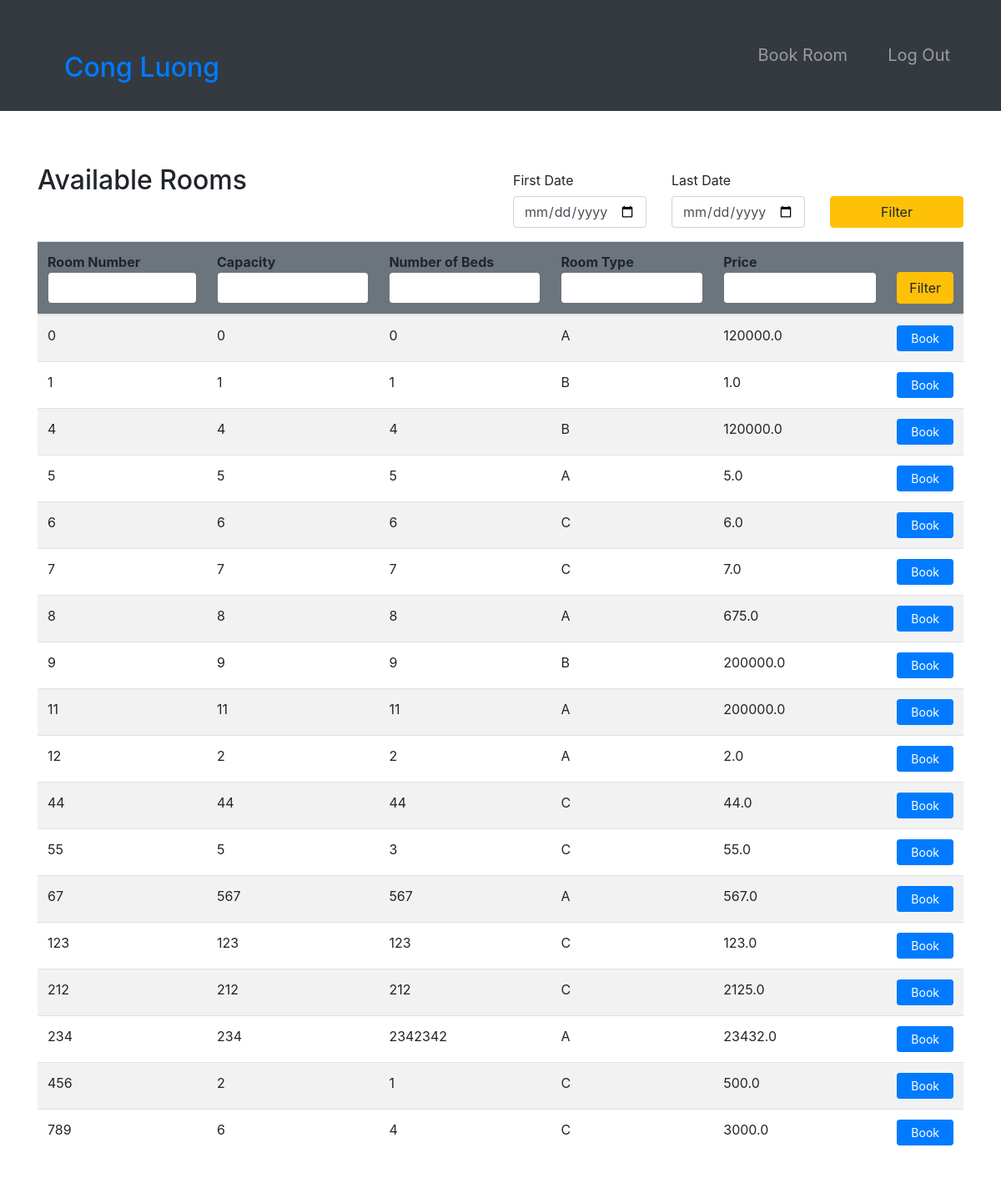
Screenshot of /rooms/ (signed in) with the database file from the repository.
### room/models.py (models this page shows)
class Room(models.Model):
    ROOM_TYPES = (
        ('A', 'A'),
        ('B', 'B'),
        ('C', 'C'),
    )
    number = models.IntegerField(primary_key=True)
    capacity = models.SmallIntegerField()
    numberOfBeds = models.SmallIntegerField()
    roomType = models.CharField(max_length=20, choices=ROOM_TYPES)
    price = models.FloatField()
    statusStartDate = models.DateField(null=True)
    statusEndDate = models.DateField(null=True)
    def __str__(self):
        return str(self.number)

### room/views.py (the view, shortened to what this page needs)
# urls.py: path('rooms/', rooms, name="rooms"),
@ login_required(login_url='login')
def rooms(request):
    role = str(request.user.groups.all()[0])
    path = role + "/"
    rooms = Room.objects.all()
    firstDayStr = None
    lastDateStr = None
    def chech_availability(fd, ed):
        today = datetime.strptime(str(date.today()), '%Y-%m-%d')
        availableRooms = []
        if fd < today or fd > ed:
           return availableRooms
        for room in rooms:
            availList = []
            bookingList = Booking.objects.filter(roomNumber=room)
            if room.statusStartDate == None:
                for booking in bookingList:
                    if booking.startDate > ed.date() or booking.endDate < fd.date():
                        availList.append(True)
                    else:
                        availList.append(False)
                if all(availList):
                    availableRooms.append(room)
            else:
                if room.statusStartDate > ed.date() or room.statusEndDate < fd.date():
                    for booking in bookingList:
                        if booking.startDate > ed.date() or booking.endDate < fd.date():
                            availList.append(True)
                        else:
                            availList.append(False)
                        if all(availList):
                            availableRooms.append(room)
        return availableRooms
    context = {
        "role": role,
        'rooms': rooms,
        'fd': firstDayStr,
        'ld': lastDateStr
    }
    return render(request, path + "rooms.html", context)

### Templates/guest/rooms.html
{% extends '../index.html' %}
{% block context %}
{% include '../common_pages/rooms.html' %}
{% endblock %}

### Templates/incs/nav.html (shortened to what this page needs)
<nav class="navbar navbar-dark bg-dark navbar-expand-lg py-3 " role="navigation">
    <div class="container">
        <a href="" class="navbar-brand">
            <h2 class="text-capitalize">
                {% if role == 'guest' %}
                <a href="{% url 'guest-profile' user.id%}" class="nav-link">{{ request.user.first_name }} {{ request.user.last_name }}</a>
                {%else%}
                <a href="{% url 'admin_page' user.id%}" class="nav-link">Hotel manager</a>
                {% endif %}
            </h2>
        </a>
        <div class="collapse navbar-collapse" id="navbarTags">
            <ul class="navbar-nav ml-auto">
                {% if role != 'guest' %}
                <li class="nav-item dropdown p-2">
                    <a class="nav-link dropdown-toggle" href="#" id="navbarDropdown" role="button"
                        data-toggle="dropdown" aria-haspopup="true" aria-expanded="false">
                        Options
                    </a>
                    <div class="dropdown-menu" aria-labelledby="navbarDropdown">
                        <a class="dropdown-item" href="{% url 'guests'%}">Guests</a>
                        <a class="dropdown-item" href="{% url 'bookings' %}">Bookings</a>
                        <a class="dropdown-item" href="{% url 'rooms' %}">Rooms</a>
                        <a class="dropdown-item" href="{% url 'monthlyReport' %}">Report</a>
                    </div>
                </li>
                {%else%}
                <li class="nav-item mr-3 p-2">
                    <a href="{% url 'rooms' %}" class="nav-link">Book Room</a>
                </li>
                {% endif %}
                <li class="nav-item p-2 ">
                    <a href="{% url 'logout' %}" class="nav-link">Log Out</a>
                </li>
            </ul>
        </div>
    </div>
</nav>

### Templates/common_pages/rooms.html (shortened to what this page needs)
<div class="container py-5 clearfix">
    <div class="table-header row mt-3 clearfix">
        <div class="col-sm-12 col-md-12 col-lg-6 mb-4">
            <h2>Available Rooms</h2>
        </div>
        <div class="col-sm-12 col-md-12 col-lg-6">
            <form action="" method="POST">
                <div class="row">
                    <div class="form-group col-4">
                        <label for="example-date-input" class="col-form-label">First Date</label>
                        <div class="">
                            <input class="form-control" type="date" name="fd" value="{{fd}}" id="example-date-input" required>
                        </div>
                    </div>
                    <div class="form-group col-4">
                        <label for="example-date-input" class="col-form-label">Last Date</label>
                        <div class="">
                            <input class="form-control" type="date" name="ld" value="{{ld}}" id="example-date-input" requireds>
                        </div>
                    </div>
                    <div class="col-4" style="margin-top:38px;">
                        <button type="submit" name="dateFilter" class="btn btn-warning w-100">Filter</button>
                    </div>
                </div>
            </form>
        </div>
    </div>
    {% if rooms %}
        <table class="table table-hover table-striped">
            <thead class="bg-secondary rounded">
                <tr>
                    <form action="" method="POST">
                        <th>Room Number<input type="number" name="number" value="{{number}}"
                                class="form-control border border-secondary"></th>
                        <th>Capacity<input type="number" name="capacity" value="{{capacity}}"
                                class="form-control border border-secondary"></th>
                        <th>Number of Beds<input type="number" name="nob" value="{{nob}}"
                                class="form-control border border-secondary"></th>
                        <th>Room Type<input type="text" name="type" value="{{type}}"
                                class="form-control border border-secondary"></th>
                        <th>Price <input type="number" step="0.01" name="price" value="{{price}}"
                                class="form-control border border-secondary"></th>
                        <th colspan="2"><button type="submit" name="filter" class="btn btn-warning w-100">Filter</button>
                        </th>
                    </form>
                </tr>
            </thead>
            <tbody>
                {% for room in rooms %}
                <tr>
                    <td>{{ room.number }}</td>
                    <td>{{ room.capacity }}</td>
                    <td>{{ room.numberOfBeds }}</td>
                    <td>{{ room.roomType }}</td>
                    <td>{{ room.price }}</td>
                    {% if role == "guest" or role == "receptionist" %}
                    <td>
                        <form action="{% url 'booking-make' %}" method="POST">
                            <button type="submit" name="book" id="book" class="btn btn-sm btn-primary px-3">Book</button>
                        </form>
                    </td>
                    {% endif %}
                </tr>
                {% endfor %}
            </tbody>
        </table>
    {%endif %}
</div>

### static/css/main.css (style rules this page uses)
* { margin: 0; padding: 0; -webkit-font-smoothing: antialiased; }
.clearfix { overflow: auto; }
body { position: relative; }
nav .nav-item { font-size: 20px; }

### rows the page displays
Room: number "0", capacity "0", numberOfBeds "0", roomType "A", price "120000.0"
Room: number "1", capacity "1", numberOfBeds "1", roomType "B", price "1.0"
Room: number "4", capacity "4", numberOfBeds "4", roomType "B", price "120000.0"
Room: number "5", capacity "5", numberOfBeds "5", roomType "A", price "5.0"
Room: number "6", capacity "6", numberOfBeds "6", roomType "C", price "6.0"
Room: number "7", capacity "7", numberOfBeds "7", roomType "C", price "7.0"
Room: number "8", capacity "8", numberOfBeds "8", roomType "A", price "675.0"
Room: number "9", capacity "9", numberOfBeds "9", roomType "B", price "200000.0"
Room: number "11", capacity "11", numberOfBeds "11", roomType "A", price "200000.0"
Room: number "12", capacity "2", numberOfBeds "2", roomType "A", price "2.0"
Room: number "44", capacity "44", numberOfBeds "44", roomType "C", price "44.0"
Room: number "55", capacity "5", numberOfBeds "3", roomType "C", price "55.0"
Room: number "67", capacity "567", numberOfBeds "567", roomType "A", price "567.0"
Room: number "123", capacity "123", numberOfBeds "123", roomType "C", price "123.0"
Room: number "212", capacity "212", numberOfBeds "212", roomType "C", price "2125.0"
Room: number "234", capacity "234", numberOfBeds "2342342", roomType "A", price "23432.0"
Room: number "456", capacity "2", numberOfBeds "1", roomType "C", price "500.0"
Room: number "789", capacity "6", numberOfBeds "4", roomType "C", price "3000.0"

### other values shown
{{ request.user.first_name }} "Cong"
{{ request.user.last_name }} "Luong"
